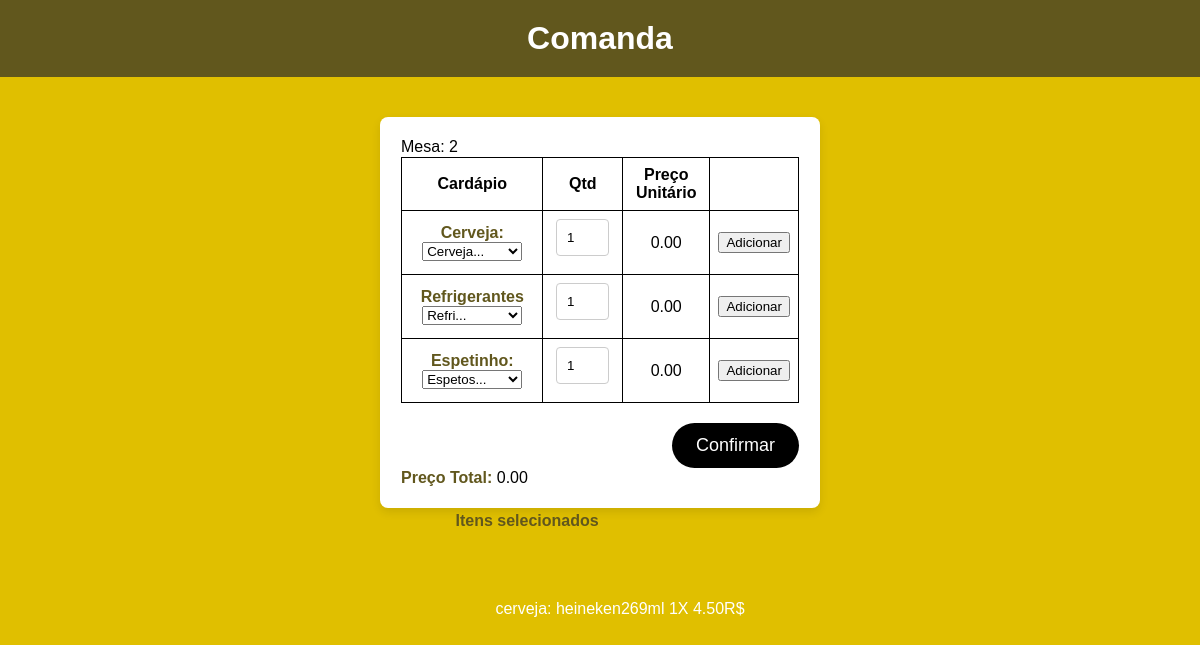
Page /pedido/2 on the committed database.
### comanda/models.py (models this page shows, shortened)
class Comanda(models.Model):
    mesa = models.IntegerField()
    cerveja = models.CharField(max_length=20, null=True)
    refrigerante = models.CharField(max_length=20, null=True)
    espetinho = models.CharField(max_length=20, null=True)
    cervejaQtd = models.IntegerField(null=True)
    refrigeranteQtd = models.IntegerField(null=True)
    espetinhoQtd = models.IntegerField(null=True)
    cervejaPrecoTotal = models.DecimalField(max_digits=10, decimal_places=2, null=True)
    refrigerantePrecoTotal = models.DecimalField(
        max_digits=10, decimal_places=2, null=True
    )
    espetinhoPrecoTotal = models.DecimalField(
        max_digits=10, decimal_places=2, null=True
    )
    precoTotal = models.DecimalField(max_digits=10, decimal_places=2, null=True)
    listaItensSelecionados = models.JSONField(null=True)

### comanda/views.py (the view)
# urls.py: path("pedido/<int:id>", views.pedido, name="pedido"),
def pedido(request, id):
    comanda = get_object_or_404(Comanda, id=id)
    if request.method == "GET":
        return render(request, "pedidoCliente.html", {"comanda": comanda})

### comanda/templates/pedidoCliente.html (shortened to what this page needs)
{% load static %}
<!DOCTYPE html>
<html lang="pt-br">
<head>
    <link rel="stylesheet" href="{% static 'comanda.css' %}">
</head>
<body>
    <header>
        <h1>Comanda</h1>
    </header>
    <main>
        <form action=" {% url 'comanda' %}" method="POST" autocomplete="off"> {% csrf_token %}
            <fieldset>
                Mesa: {{comanda.mesa}}
            </fieldset>
            <fieldset>
                <table>
                    <thead>
                        <tr>
                            <th>Cardápio</th>
                            <th>Qtd</th>
                            <th>Preço Unitário</th>
                            <th></th>
                        </tr>
                    </thead>
                    <tbody>
                        <tr>
                            <td>
                                <label for="inputCervejas">Cerveja:</label>
                                <select id="inputCervejas" class="form-select" name="cerveja"
                                    onchange="atualizarPreco('cerveja');">
                                    <option selected disabled>Cerveja...</option>
                                </select>
                            </td>
                            <td>
                                <input type="number" name="qtdCerveja" id="qtdCerveja" min="0" value="1">
                            </td>
                            <td>
                                <output id="precoCervejaOutput">0.00</output>
                            </td>
                            <td>
                                <input type="button" value="Adicionar" onclick="adicionarItem('cerveja');">
                            </td>
                        </tr>
                        <tr>
                            <td>
                                <label for="refrigerantes">Refrigerantes</label>
                                <select name="refrigerantes" id="inputRefrigerantes"
                                    onchange="atualizarPreco('refrigerante');">
                                    <option selected disabled>Refri...</option>
                                </select>
                            </td>
                            <td>
                                <input type="number" name="qtdRefrigerante" id="qtdRefrigerante" min="0" value="1">
                            </td>
                            <td>
                                <output id="precoRefrigeranteOutput">0.00</output>
                            </td>
                            <td>
                                <input type="button" value="Adicionar" onclick="adicionarItem('refrigerante');">
                            </td>
                        </tr>
                        <tr>
                            <td>
                                <label for="espetinhos">Espetinho:</label>
                                <select name="espetinhos" id="inputEspetinhos" onchange="atualizarPreco('espetinho');">
                                    <option selected disabled>Espetos...</option>
                                </select>
                            </td>
                            <td>
                                <input type="number" name="qtdEspetinho" id="qtdEspetinho" min="0" value="1">
                            </td>
                            <td>
                                <output id="precoEspetinhoOutput">0.00</output>
                            </td>
                            <td>
                                <input type="button" value="Adicionar" onclick="adicionarItem('espetinho');">
                            </td>
                        </tr>
                    </tbody>
                </table>
                <input id="enviar-pedido" type="submit" value="Confirmar">
            </fieldset>
            <fieldset>
                <label for="precoTotal">Preço Total:</label>
                <output id="precoTotalOutput">0.00</output>
            </fieldset>
        </form>
        <fieldset>
            <label for="itensSelecionados">Itens selecionados</label>
            <output id="itensSelecionados">
                <ul>
                    {% for item in comanda.listaItensSelecionados %}
                        {{item.produto}}: {{item.sabor}} {{item.quantidade}}X {{item.precoTotalQtd}}R$
                    {% endfor %}
                </ul>
            </output>
        </fieldset>
    </main>
</body>
</html>

### templates/static/comanda.css (style rules this page uses)
body, html { padding: 0; margin: 0; width: 100%; font-family: Arial, sans-serif; }
body { background-color: #E0BF00; }
header { text-align: center; background-color: #61571D; color: white; padding: 20px 0; margin-bottom: 20px; }
h1 { margin: 0; font-size: 32px; }
main { display: flex; justify-content: center; align-items: center; flex-direction: column; padding: 20px; }
form { background-color: #fff; border-radius: 8px; box-shadow: 0 4px 10px rgba(0, 0, 0, 0.1); padding: 20px; width: 80%; max-width: 400px; max-height: 100vh; overflow-y: auto; }
fieldset { border: none; padding: 0; margin: 1px; }
table { border-collapse: collapse; width: 100%; }
th, td { border: 1px solid black; padding: 8px; text-align: center; }
select { width: 100px; }
input[type="number"] { width: 65%; width: 50%; padding: 10px; border: 1px solid #ccc; border-radius: 4px; margin-bottom: 10px; }
#enviar-pedido { display: block; border: none; background-color: #000; color: #fff; border-radius: 24px; text-align: center; padding: 12px 24px; margin-top: 20px; font-size: 18px; cursor: pointer; transition: background-color 0.2s ease; float: right; }
label { font-size: 16px; font-weight: bold; color: #61571D; }

### rows in the picture
Comanda: mesa "2", produto "cerveja", sabor "heineken269ml", quantidade "1", precoTotalQtd "4.50"
